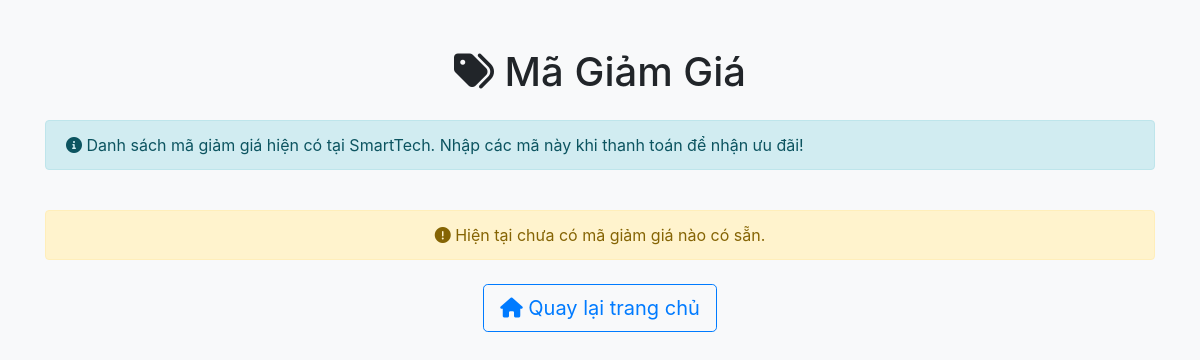
The page /coupons/ on the database as committed earlier.
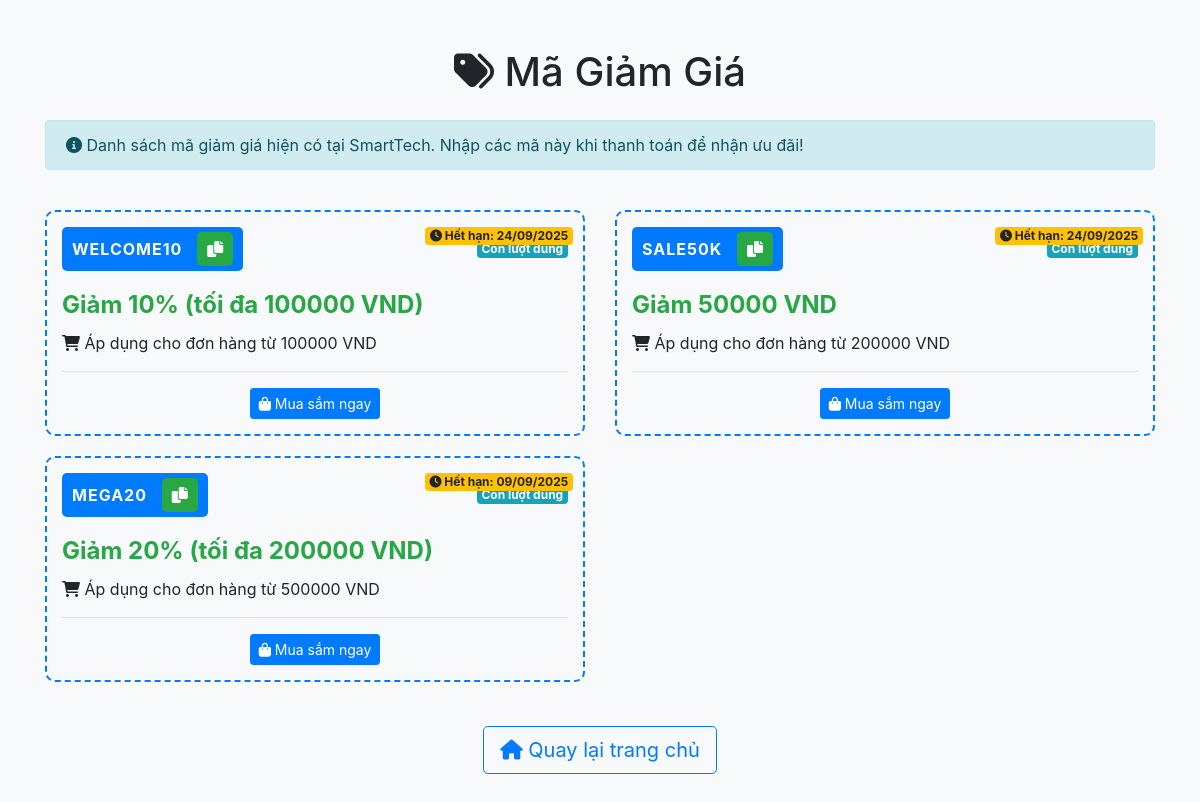
The same page on the database as committed later.
### home/models.py (models this page shows, shortened)
class Coupon(models.Model):
    code = models.CharField(max_length=50, unique=True)
    discount_type = models.CharField(max_length=10, choices=[
        ('percentage', 'Phần trăm'),
        ('fixed', 'Số tiền cố định')
    ])
    value = models.DecimalField(max_digits=10, decimal_places=2)  # Giá trị giảm giá
    min_value = models.DecimalField(max_digits=10, decimal_places=2, default=0)  # Giá trị đơn hàng tối thiểu
    max_discount = models.DecimalField(max_digits=10, decimal_places=2, null=True, blank=True)  # Giảm giá tối đa (cho % giảm giá)
    valid_from = models.DateTimeField(default=timezone.now)  # Thời gian bắt đầu hiệu lực
    valid_to = models.DateTimeField()  # Thời gian kết thúc hiệu lực
    max_uses = models.IntegerField(default=1)  # Số lần sử dụng tối đa
    times_used = models.IntegerField(default=0)  # Số lần đã được sử dụng
    active = models.BooleanField(default=True)  # Trạng thái kích hoạt

### home/views.py (the view)
# urls.py: path('coupons/', views.view_coupons, name='view_coupons'),
def view_coupons(request):
    now = timezone.now()
    active_coupons = Coupon.objects.filter(
        active=True,
        valid_from__lte=now,
        valid_to__gte=now
    ).order_by('min_value')
    return render(request, 'coupons.html', {'coupons': active_coupons})

### home/templates/coupons.html (shortened to what this page needs)
<!doctype html>
<html lang="vi">
<head>
    {% load static %}
    <link rel="stylesheet" href="https://cdn.jsdelivr.net/npm/bootstrap@4.6.2/dist/css/bootstrap.min.css">
    <link rel="stylesheet" href="https://cdnjs.cloudflare.com/ajax/libs/font-awesome/6.0.0/css/all.min.css">
    <link rel="stylesheet" href="{% static 'styles.css' %}">
</head>
<body>
    <div class="container mt-5">
        <h1 class="text-center mb-4"><i class="fas fa-tags"></i> Mã Giảm Giá</h1>
        <div class="row mb-4">
            <div class="col-12">
                <div class="alert alert-info">
                    <i class="fas fa-info-circle"></i> Danh sách mã giảm giá hiện có tại SmartTech. Nhập các mã này khi thanh toán để nhận ưu đãi!
                </div>
            </div>
        </div>
        {% if coupons %}
            <div class="row">
                {% for coupon in coupons %}
                <div class="col-md-6">
                    <div class="coupon-card">
                        <div class="expiry-badge">
                            <span class="badge badge-warning">
                                <i class="fas fa-clock"></i> Hết hạn: {{ coupon.valid_to|date:"d/m/Y" }}
                            </span>
                        </div>
                        <div class="d-flex justify-content-between align-items-center mb-3">
                            <span class="coupon-code">{{ coupon.code }}
                                <button class="copy-btn" onclick="copyCouponCode('{{ coupon.code }}')">
                                    <i class="fas fa-copy"></i>
                                </button>
                            </span>
                            <span class="badge badge-info">Còn {{ coupon.max_uses|add:"-"|add:coupon.times_used }} lượt dùng</span>
                        </div>
                        <div class="coupon-value mb-2">
                            {% if coupon.discount_type == 'percentage' %}
                                Giảm {{ coupon.value|floatformat:0 }}%
                                {% if coupon.max_discount %}
                                    (tối đa {{ coupon.max_discount|floatformat:0 }} VND)
                                {% endif %}
                            {% else %}
                                Giảm {{ coupon.value|floatformat:0 }} VND
                            {% endif %}
                        </div>
                        <p class="mb-1">
                            <i class="fas fa-shopping-cart"></i> Áp dụng cho đơn hàng từ {{ coupon.min_value|floatformat:0 }} VND
                        </p>
                        <hr>
                        <div class="text-center">
                            <a href="/" class="btn btn-primary btn-sm">
                                <i class="fas fa-shopping-bag"></i> Mua sắm ngay
                            </a>
                        </div>
                    </div>
                </div>
                {% endfor %}
            </div>
        {% else %}
            <div class="alert alert-warning text-center">
                <i class="fas fa-exclamation-circle"></i> Hiện tại chưa có mã giảm giá nào có sẵn.
            </div>
        {% endif %}
        <div class="text-center mt-4 mb-5">
            <a href="/" class="btn btn-outline-primary btn-lg">
                <i class="fas fa-home"></i> Quay lại trang chủ
            </a>
        </div>
    </div>
</body>
</html>

### home/static/styles.css (style rules this page uses)
body { background-color: #f8f9fa; }

### home/templates/coupons.html (style rules this page uses)
.coupon-card { border: 2px dashed #007bff; border-radius: 10px; padding: 15px; margin-bottom: 20px; background: #f8f9fa; position: relative; }
.coupon-code { background: #007bff; color: white; padding: 5px 10px; border-radius: 5px; font-weight: bold; letter-spacing: 1px; }
.expiry-badge { position: absolute; top: 10px; right: 10px; }
.coupon-value { font-size: 24px; font-weight: bold; color: #28a745; }
.copy-btn { cursor: pointer; margin-left: 10px; background: #28a745; border: none; color: white; padding: 5px 10px; border-radius: 5px; }

Rows that differ between the two databases and show on the page:
added Coupon: valid_to "24/09/2025", code "WELCOME10", value "10", max_discount "100000", min_value "100000"
added Coupon: valid_to "24/09/2025", code "SALE50K", value "50000", min_value "200000"
added Coupon: valid_to "09/09/2025", code "MEGA20", value "20", max_discount "200000", min_value "500000"
Other text that changed with them:
text no longer shown: "Hiện tại chưa có mã giảm giá nào có sẵn."
